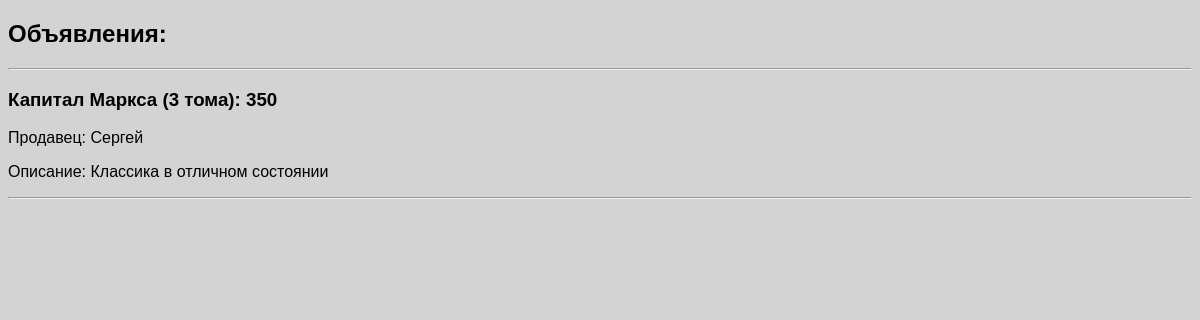
Screenshot of /ads/ad/http/23/ with the database file from the repository.
### ads/models.py (models this page shows, shortened)
class Ad(models.Model):
    name = models.CharField(max_length=100, verbose_name="Объявление")
    author = models.CharField(max_length=100, verbose_name="Автор")
    price = models.IntegerField(verbose_name="Цена")
    description = models.CharField(max_length=1000, verbose_name="Описание", null=True, blank=True)
    address = models.CharField(max_length=120, verbose_name="Адрес")
    is_published = models.BooleanField(default=False, verbose_name="Опубликован или нет")
    category_id = models.ForeignKey('Cat', on_delete=models.PROTECT, verbose_name="Категория")
    class Meta:
        verbose_name_plural = "Объявления"
        verbose_name = "Объявление"
        ordering = ["-price"]

### ads/views.py (the view)
# urls.py: path("ad/http/<int:pk>/", views.AdHTTPDetailView.as_view(), name="ad_http_detail"),
class AdHTTPDetailView(DetailView):
    model = Ad

### ads/templates/ads/ad_detail.html (shortened to what this page needs)
{% load static %}
<!DOCTYPE html>
<html lang="en">
<head>
    <link rel="stylesheet" href="{% static 'style.css' %}">
</head>
<body>
    <h2>Объявления:</h2><hr>
    <div>
        <h3>{{ ad.name }}: {{ ad.price }}</h3>
        <p>Продавец: {{ ad.author }}</p>
        <p>Описание: {{ ad.description }}</p><hr>
    </div>
</body>
</html>

### ads/static/style.css (style rules this page uses)
body { font-family: sans-serif; background-color: lightgrey; }

### rows the page displays
Ad: name "Капитал Маркса (3 тома)", price "350", author "Сергей", description "Классика в отличном состоянии"
